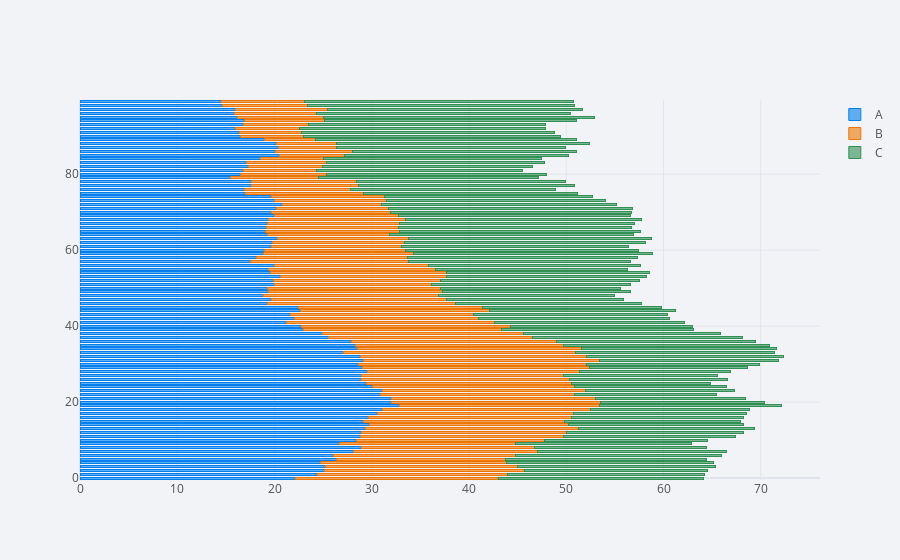

Notebook source saved alongside this figure:
### Code cell
df.iplot(kind = 'barh', barmode='stack', bargap=0.5)
